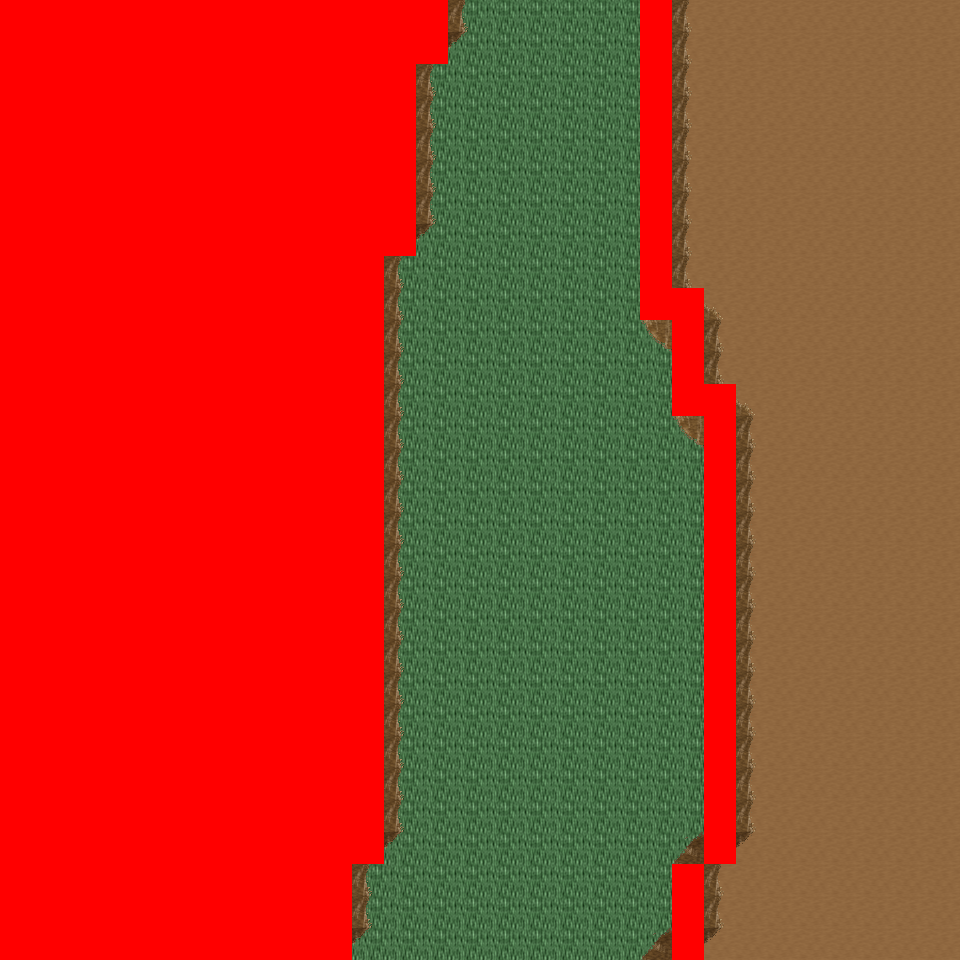

The image is a tile-based game level rendered from a .tmx file. Its description and source (layers, tilesets, objects; grid data summarised) follow:
An orthogonal 30x30 tile map with 32x32 px tiles, 6 tile layers (Ground, Object, Object2, Above, ...), 8 tilesets and 5 objects (5x mapExit).

<map version="1.0" orientation="orthogonal" renderorder="right-down" width="30" height="30" tilewidth="32" tileheight="32" nextobjectid="6">
  <tileset firstgid="1" name="tileset_logic_collision" tilewidth="32" tileheight="32" tilecount="1" columns="1">
    <image source="../drawable/tileset_logic_collision.png" width="32" height="32" />
  </tileset>
  <tileset firstgid="2" name="tileset_ground_ground" tilewidth="32" tileheight="32" tilecount="33" columns="3">
    <image source="../drawable/tileset_ground_ground.png" width="96" height="352" />
  </tileset>
  <tileset firstgid="35" name="tileset_ground_ridge_earth_pale" tilewidth="32" tileheight="32" tilecount="96" columns="12">
    <image source="../drawable/tileset_ground_ridge_earth_pale.png" width="384" height="256" />
  </tileset>
  <tileset firstgid="131" name="tileset_ground_ridge_earth_dark" tilewidth="32" tileheight="32" tilecount="96" columns="12">
    <image source="../drawable/tileset_ground_ridge_earth_dark.png" width="384" height="256" />
  </tileset>
  <tileset firstgid="227" name="tileset_terrain_desert" tilewidth="32" tileheight="32" tilecount="88" columns="8">
    <image source="../drawable/tileset_terrain_desert.png" width="256" height="352" />
  </tileset>
  <tileset firstgid="315" name="tileset_plant_tree_tree_darkgreen" tilewidth="32" tileheight="32" tilecount="88" columns="8">
    <image source="../drawable/tileset_plant_tree_tree_darkgreen.png" width="256" height="352" />
  </tileset>
  <tileset firstgid="403" name="tileset_plant_cactus_2" tilewidth="32" tileheight="32" tilecount="10" columns="5">
    <image source="../drawable/tileset_plant_cactus_2.png" width="160" height="64" />
  </tileset>
  <tileset firstgid="413" name="tileset_ground_sand_2" tilewidth="32" tileheight="32" tilecount="15" columns="5">
    <image source="../drawable/tileset_ground_sand_2.png" width="160" height="96" />
  </tileset>
  <layer name="Ground" width="30" height="30">
    <data>[900 cells, 900 non-empty, 3 distinct tile ids]</data>
  </layer>
  <layer name="Object" width="30" height="30">
    <data>[900 cells, 202 non-empty, 24 distinct tile ids]</data>
  </layer>
  <layer name="Object2" width="30" height="30">
    <data>[900 cells, 0 non-empty, 0 distinct tile ids]</data>
  </layer>
  <layer name="Above" width="30" height="30">
    <data>[900 cells, 189 non-empty, 22 distinct tile ids]</data>
  </layer>
  <layer name="Above2" width="30" height="30">
    <data>[900 cells, 0 non-empty, 0 distinct tile ids]</data>
  </layer>
  <layer name="Walkable" width="30" height="30">
    <data>[900 cells, 399 non-empty, 1 distinct tile ids]</data>
  </layer>
  <objectgroup name="MapEvents">
    <object id="1" name="north" type="mapExit" x="448" y="0" width="192" height="32">
      <properties>
        <property name="map" value="level_0_x0_y128" />
        <property name="x" value="14" />
        <property name="y" value="28" />
      </properties>
    </object>
    <object id="2" name="north2" type="mapExit" x="672" y="0" width="288" height="32">
      <properties>
        <property name="map" value="level_0_x0_y128" />
        <property name="x" value="21" />
        <property name="y" value="28" />
      </properties>
    </object>
    <object id="3" name="south" type="mapExit" x="352" y="928" width="320" height="32">
      <properties>
        <property name="map" value="level_0_x0_y130" />
        <property name="x" value="11" />
        <property name="y" value="1" />
      </properties>
    </object>
    <object id="4" name="south2" type="mapExit" x="704" y="928" width="256" height="32">
      <properties>
        <property name="map" value="level_0_x0_y130" />
        <property name="x" value="22" />
        <property name="y" value="1" />
      </properties>
    </object>
    <object id="5" name="east" type="mapExit" x="928" y="0" width="32" height="960">
      <properties>
        <property name="map" value="level_0_x1_y129" />
        <property name="x" value="1" />
        <property name="y" value="0" />
      </properties>
    </object>
  </objectgroup>
</map>
